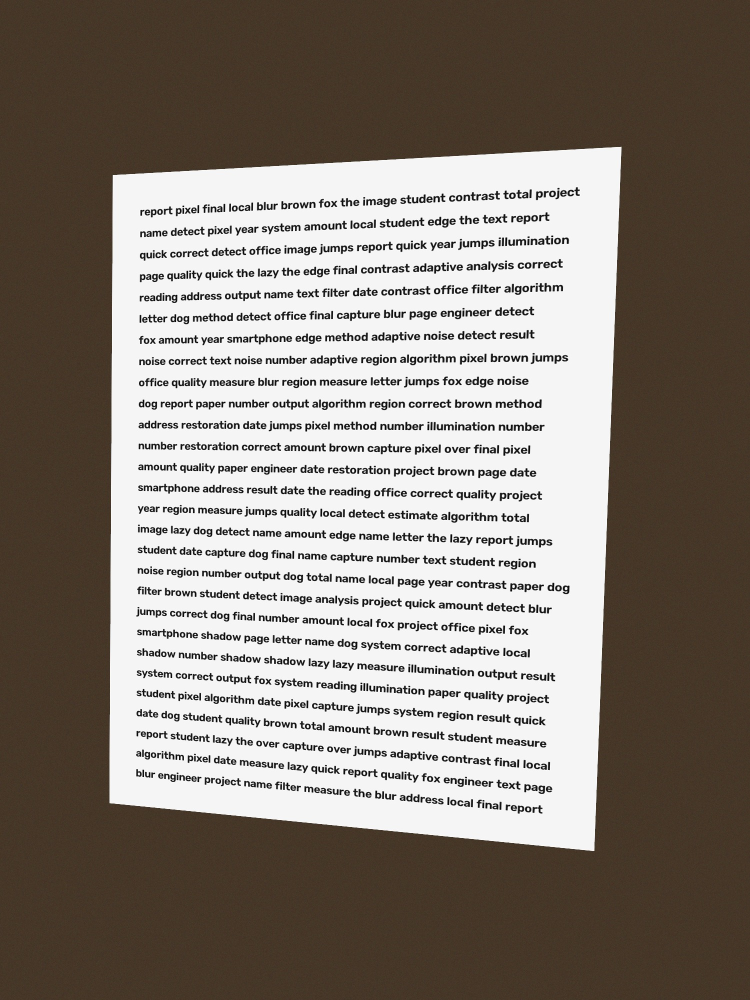
#> input picture data/synthetic/photo_clean.jpg, 1500 x 2000 px (shown at 1/2 size)
$ python -i illumination.py   (imports and definitions only)
#> lines starting #> are read from the running program, lines starting #| are printed output that depends on the picture
### src/preprocessing.py
"""Basic helpers: grayscale, resizing, odd kernel sizes."""
import cv2
import numpy as np


# [15 lines left out: functions to_gray, resize_max_side, not called in this run]


def odd(n):
    """Return n rounded up to the nearest odd integer (OpenCV kernels must be odd)."""
    n = int(n)
    return n if n % 2 == 1 else n + 1

### src/illumination.py
"""Phase 4: estimate how the page is lit.

Key trick: text is DARK and THIN. A grayscale *closing* (dilate then erode) with a
kernel wider than the strokes erases the text and leaves only the paper
brightness, i.e. the illumination / background map.
"""
import cv2
import numpy as np

from .preprocessing import odd


def estimate_background(gray, kernel=None):
    """Smooth map of paper brightness (same size as `gray`, float32, 0..255)."""
    # light smoothing first: the closing below takes local maxima, which noise would inflate
    g = cv2.GaussianBlur(np.clip(gray, 0, 255).astype(np.float32), (0, 0), 2.0)
    g = np.clip(g, 0, 255).astype(np.uint8)
    h, w = g.shape
#> h = 2000; w = 1500
    if kernel is None:
        kernel = odd(max(21, 0.025 * max(h, w)))
#> kernel = 51
    se = cv2.getStructuringElement(cv2.MORPH_RECT, (kernel, kernel))
    bg = cv2.morphologyEx(g, cv2.MORPH_CLOSE, se)
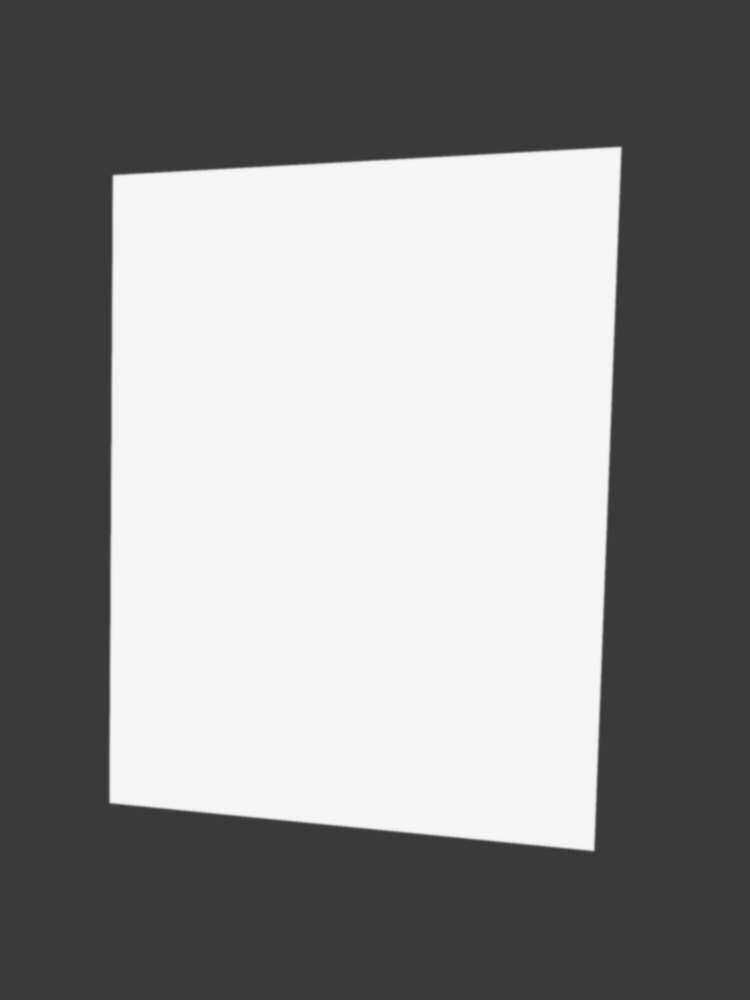
#> bg: shape (2000, 1500) (shown at 1/2 size); min 57, max 245, mean 140.6
    bg = cv2.medianBlur(bg, odd(kernel))
    bg = cv2.GaussianBlur(bg.astype(np.float32), (0, 0), kernel / 2.0)
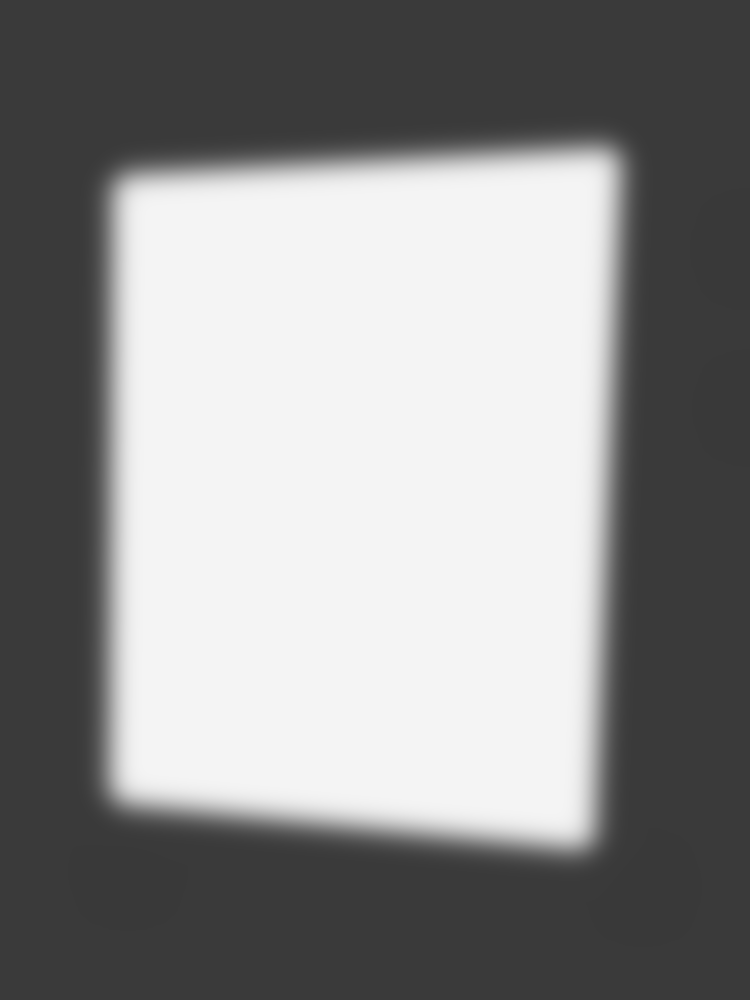
#> bg: shape (2000, 1500) float32 (shown at 1/2 size); min 57.55, max 245, mean 140.5
    return bg


def illumination_ratio(bg):
    """Local brightness relative to the well-lit part of the page.

    ref = 95th percentile of the background (the "good light" level).
    ratio ~ 1.0 in normal areas, < 1.0 in shadows.
    """
    ref = float(np.percentile(bg, 95))
    return bg / max(ref, 1.0), ref


def normalize_by_background(gray, bg, ref):
    """Divide out the illumination: paper -> `ref`, text keeps its relative contrast."""
    out = gray.astype(np.float32) / np.maximum(bg, 10.0) * ref
    return np.clip(out, 0, 255)

>>> import cv2
>>> picture = cv2.imread('../data/synthetic/photo_clean.jpg', cv2.IMREAD_GRAYSCALE)
>>> result = estimate_background(picture)
